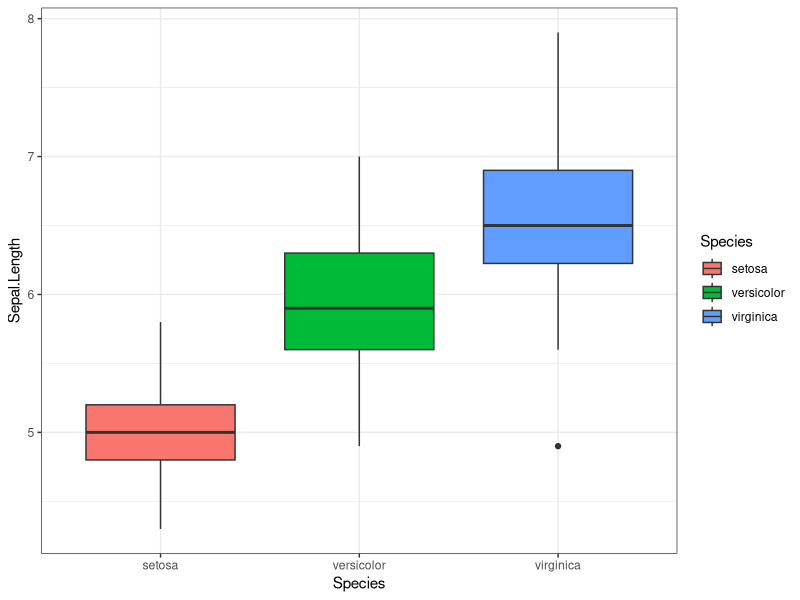

Source code (R):
## ---- chunk 1
library(tidyverse)
## ---- chunk 2
summary(iris)
str(iris)
## ---- chunk 3
ggplot(iris)+
  geom_boxplot(aes(x=Species, y=Sepal.Length, fill = Species)) + #insert important and intellectual comment here
  theme_bw()
